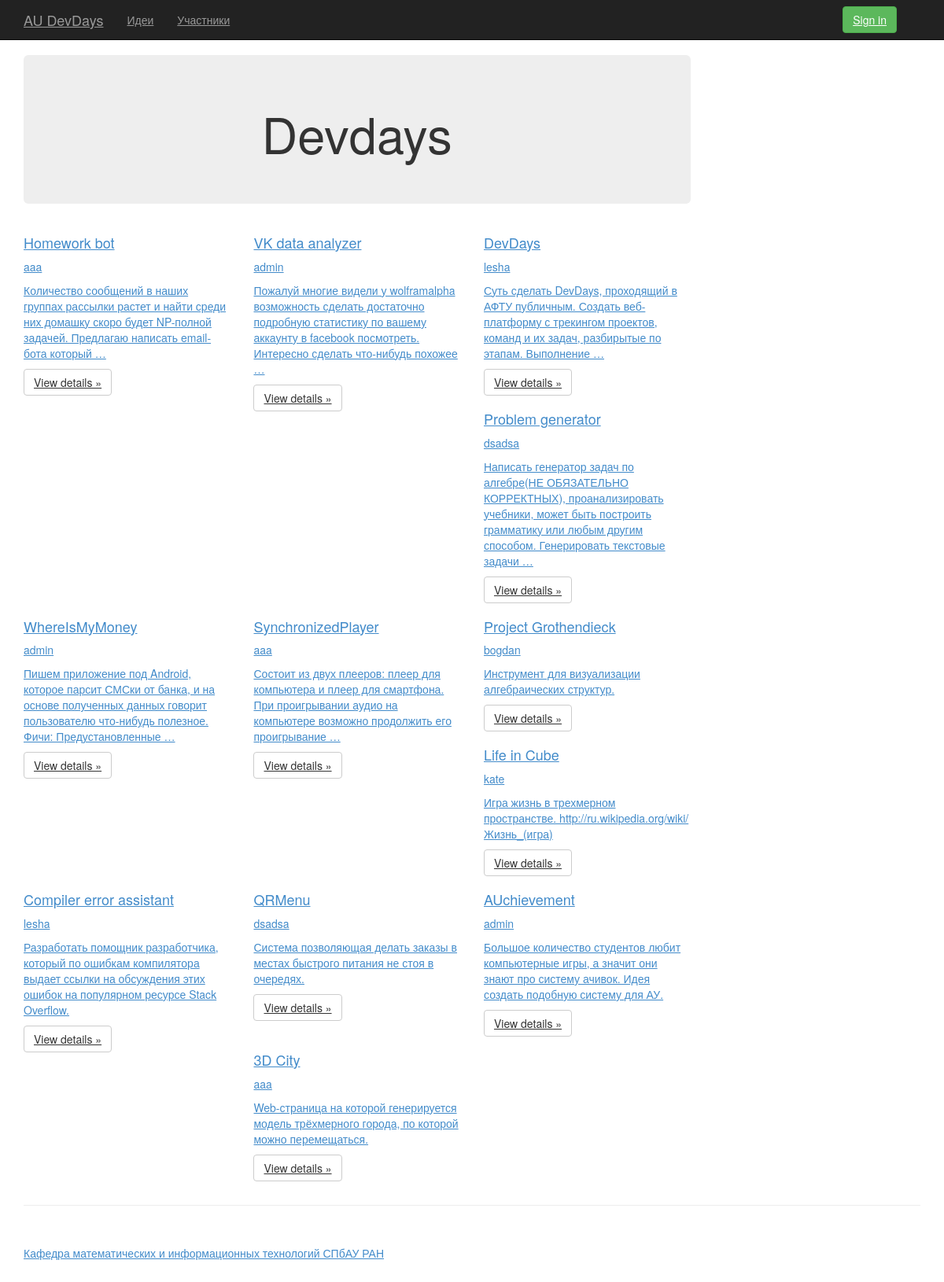
/ideas/, run on the app's committed database.
### devdays_app/models.py (models this page shows, shortened)
class Idea(models.Model):
    name = models.CharField(max_length=1024)
    description = models.TextField(blank=True, null=True)
    autor = models.ForeignKey(User, blank=True, null=True, related_name='AutorUserProfile')
    likes = models.ManyToManyField(User, related_name='LikeUser', blank=True, null=True)
    link = models.CharField(max_length=1024, blank=True, null=True)

### devdays_app/ideas/views.py (the view)
# urls.py: url(r'^ideas/?', 'devdays_app.ideas.views.list_items'),
def list_items(request):
    ideas =  Idea.objects.all()
    data =  { 'ideas' : ideas }
    return render_to_response('ideas.html', data)

### templates/ideas.html (shortened to what this page needs)
{% extends 'base.html' %}
{% block contents %}
     <div class="row">
    {% for idea in ideas  %}
        <a href="/idea/{{ idea.id }}">
        <div class="col-md-4 idea_block">
            <h4>{{ idea.name }}</h4>
            <p>{{ idea.autor }}</p>
            <p class="idea_description">{{ idea.description|truncatewords:"20" }}</p>
            <p><a class="btn btn-default" href="{{ idea.link }}" role="button">View details &raquo;</a></p>
        </div>
        </a>
    {% endfor %}
    </div>
{% endblock %}

### data on the page
Idea: name "Homework bot", autor "aaa", description "Количество сообщений в наших группах рассылки растет и найти среди них домашку скоро будет NP-полной задачей. Предлагаю написать email-бота который …"
Idea: name "VK data analyzer", autor "admin", description "Пожалуй многие видели у wolframalpha возможность сделать достаточно подробную статистику по вашему аккаунту в facebook посмотреть. Интересно сделать что-нибудь похожее …"
Idea: name "DevDays", autor "lesha", description "Суть сделать DevDays, проходящий в АФТУ публичным. Создать веб-платформу с трекингом проектов, команд и их задач, разбирытые по этапам. Выполнение …"
Idea: name "Problem generator", autor "dsadsa", description "Написать генератор задач по алгебре(НЕ ОБЯЗАТЕЛЬНО КОРРЕКТНЫХ), проанализировать учебники, может быть построить грамматику или любым другим способом. Генерировать текстовые задачи …"
Idea: name "WhereIsMyMoney", autor "admin", description "Пишем приложение под Android, которое парсит СМСки от банка, и на основе полученных данных говорит пользователю что-нибудь полезное. Фичи: Предустановленные …"
Idea: name "SynchronizedPlayer", autor "aaa", description "Состоит из двух плееров: плеер для компьютера и плеер для смартфона. При проигрывании аудио на компьютере возможно продолжить его проигрывание …"
Idea: name "Project Grothendieck", autor "bogdan", description "Инструмент для визуализации алгебраических структур."
Idea: name "Life in Cube", autor "kate", description "Игра жизнь в трехмерном пространстве. http://ru.wikipedia.org/wiki/Жизнь_(игра)"
Idea: name "Compiler error assistant", autor "lesha", description "Разработать помощник разработчика, который по ошибкам компилятора выдает ссылки на обсуждения этих ошибок на популярном ресурсе Stack Overflow."
Idea: name "QRMenu", autor "dsadsa", description "Система позволяющая делать заказы в местах быстрого питания не стоя в очередях."
Idea: name "AUchievement", autor "admin", description "Большое количество студентов любит компьютерные игры, а значит они знают про систему ачивок. Идея создать подобную систему для АУ."
Idea: name "3D City", autor "aaa", description "Web-страница на которой генерируется модель трёхмерного города, по которой можно перемещаться."
